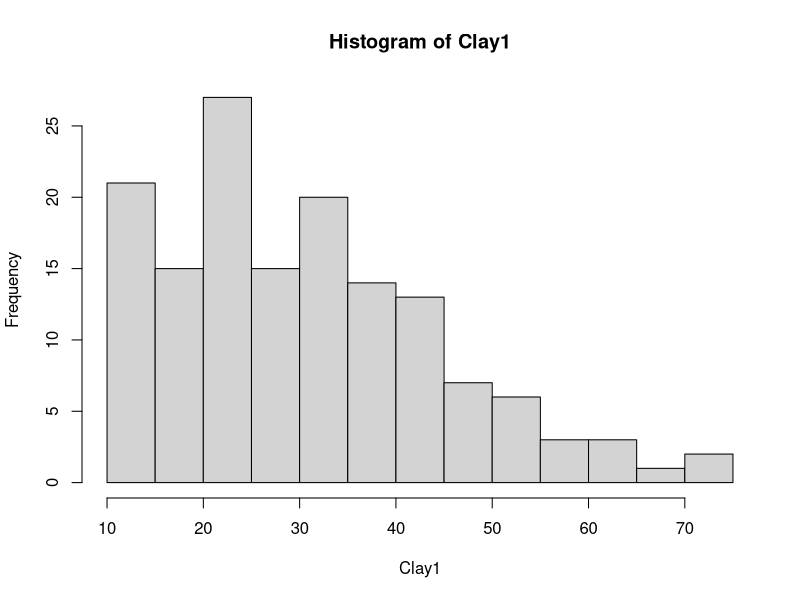
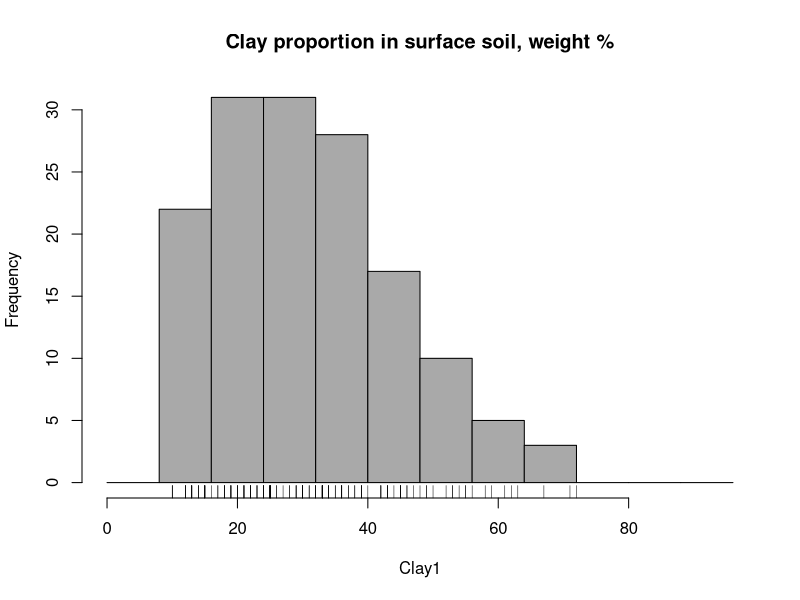
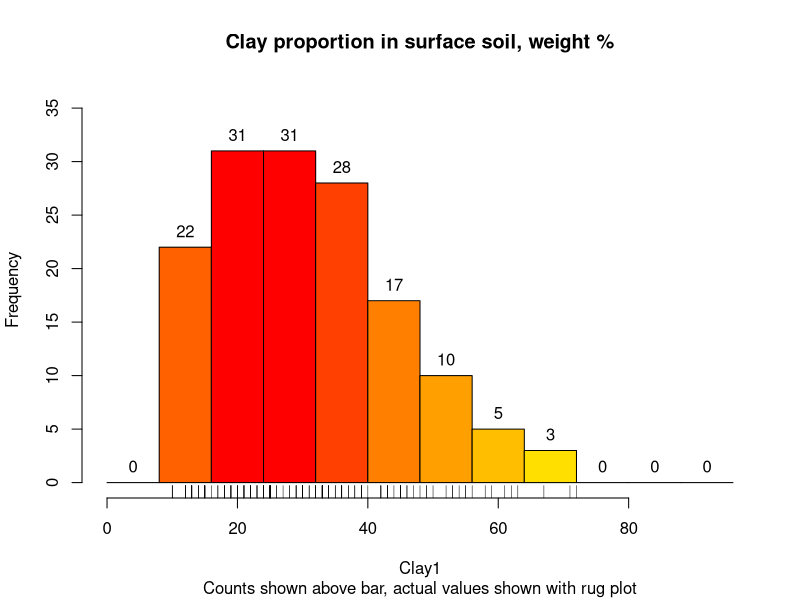
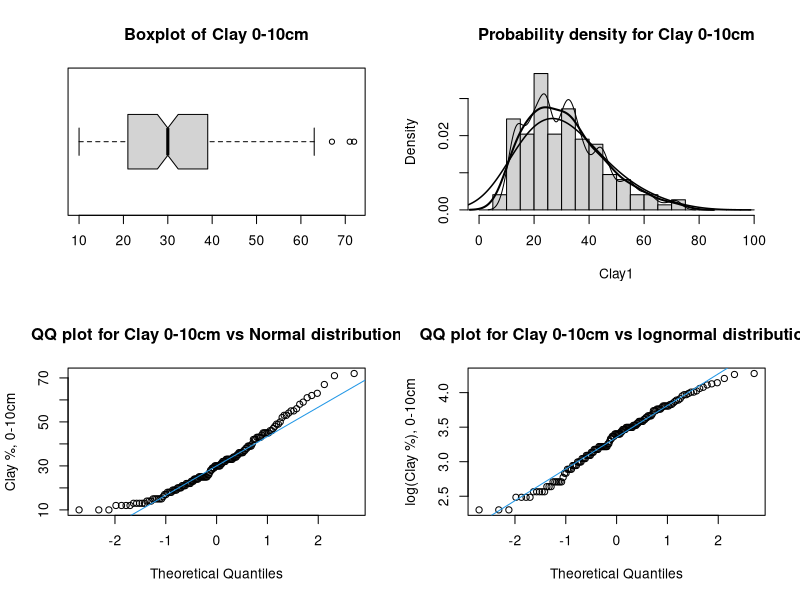
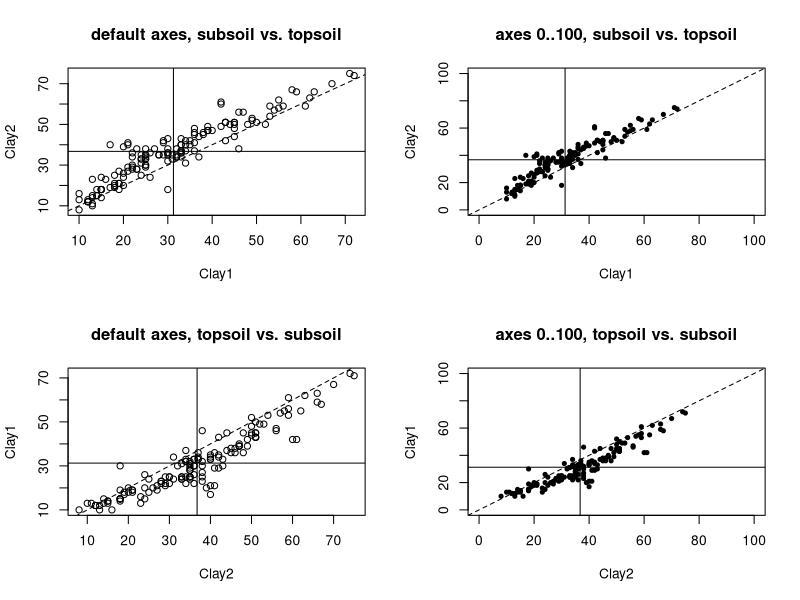
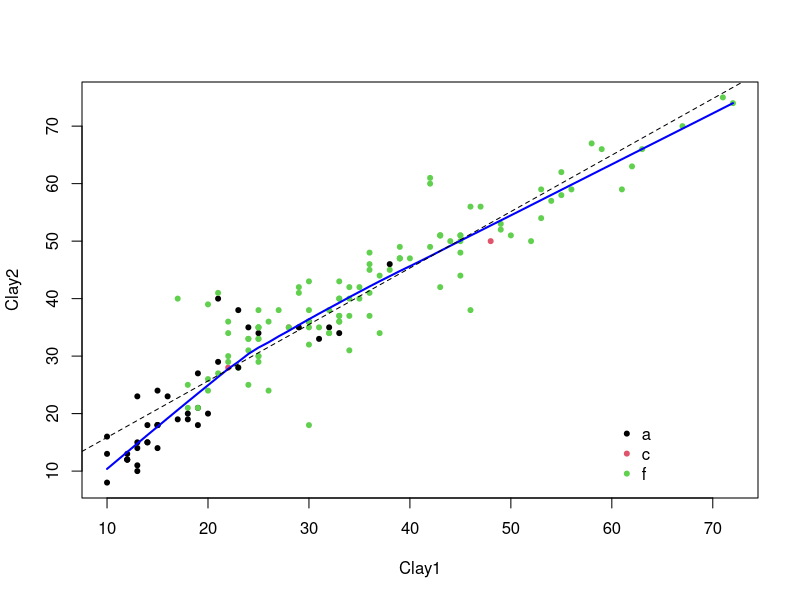
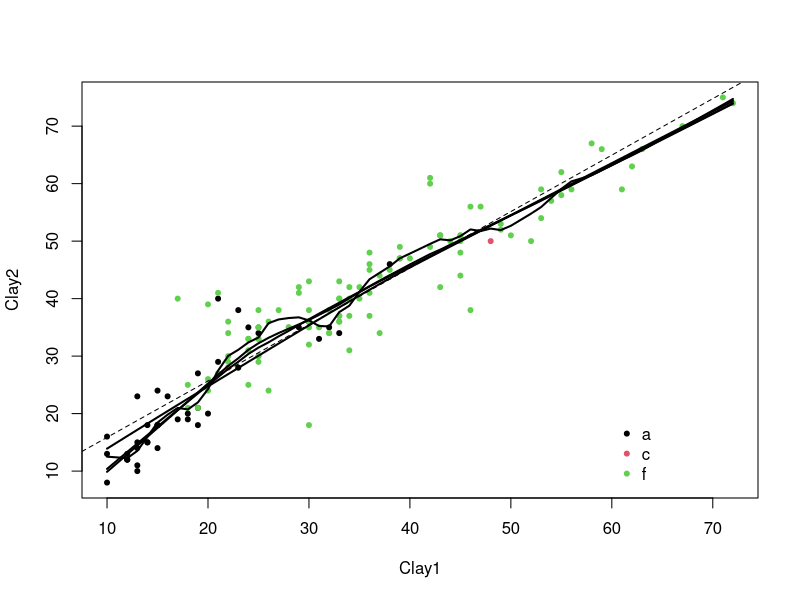
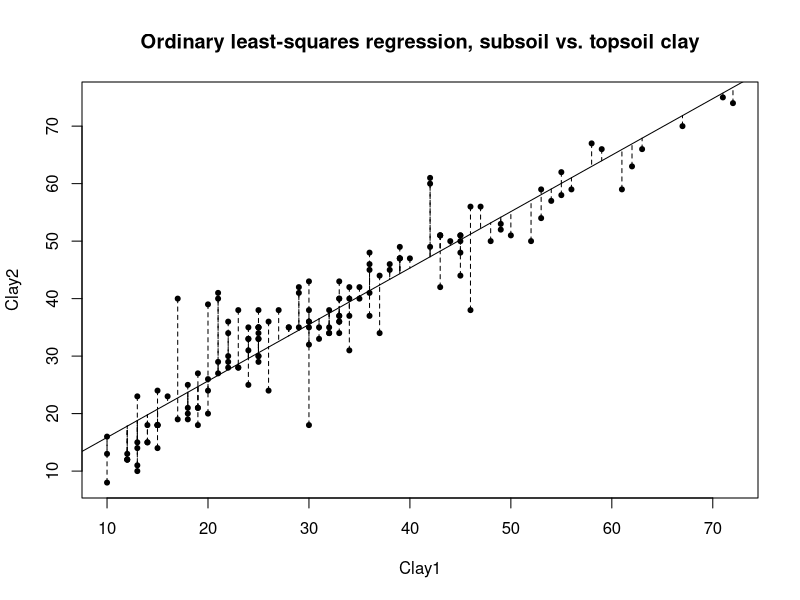

Recreate these plots in R, in order.
## ---- chunk 1
knitr::opts_chunk$set(echo = TRUE)
## ---- chunk 2
obs <- read.csv("obs.csv")
str(obs)
row.names(obs)
## ---- chunk 3
obs$zone <- as.factor(obs$zone)
obs$wrb1 <- factor(obs$wrb1, labels=c("a", "c", "f"))
## ---- chunk 4
plot.id <- 1:dim(obs)[1]
## ---- chunk 5
t.obs <- cbind(plot.id, obs[, 1:6])
str(t.obs)
## ---- chunk 6
t.layers <- cbind(plot.id = rep(plot.id, 3), reshape(obs, direction="long", drop=c("e", "n", "elev", "zone", "wrb1", "LC"), varying=list(c("Clay1","Clay2","Clay5"), c("CEC1", "CEC2", "CEC5"), c("OC1", "OC2", "OC5")), times=c("1", "2", "5")))
names(t.layers)[2:5] <- c("layer", "Clay", "CEC", "OC")
t.layers$layer <- as.factor(t.layers$layer)
str(t.layers)
## ---- chunk 7
rm(plot.id)
save(t.obs, t.layers, file="t.RData")
## ---- chunk 8
attach(obs)
summary(Clay1); summary(Clay2); summary(Clay5)
## ---- chunk 9
stem(Clay1); hist(Clay1)
hist(Clay1, breaks=seq(0, 96, by=8), col="darkgray", border="black", main="Clay proportion in surface soil, weight %")
rug(Clay1)
## ---- chunk 10
h <- hist(Clay1, breaks=seq(0, 96, by=8), plot=F)
str(h)
## ---- chunk 11
plot(h, col = heat.colors(length(h$mids))[length(h$count)-rank(h$count)+1], ylim = c(0, max(h$count)+5), main="Clay proportion in surface soil, weight %", sub="Counts shown above bar, actual values shown with rug plot")
rug(Clay1)
text(h$mids, h$count, h$count, pos=3)
rm(h)
## ---- chunk 12
obs[Clay1 > 65, ]
## ---- chunk 13
(ix <- which(Clay1 > 65)); obs[ix, ]
## ---- chunk 14
par(mfrow=c(2,2))
boxplot(Clay1, notch=T, horizontal=T, main="Boxplot of Clay 0-10cm")
hist(Clay1, freq=F, breaks=seq(0,100,5), main="Probability density for Clay 0-10cm")
lines(density(Clay1),lwd=2)
lines(density(Clay1, adj=.5),lwd=1)
lines(density(Clay1, adj=2),lwd=1.5)
qqnorm(Clay1, main="QQ plot for Clay 0-10cm vs Normal distribution", ylab="Clay %, 0-10cm")
qqline(Clay1, col=4)
qqnorm(log(Clay1), main="QQ plot for Clay 0-10cm vs lognormal distribution", ylab="log(Clay %), 0-10cm")
qqline(log(Clay1), col=4)
par(mfrow=c(1,1))
## ---- chunk 15
t.test(Clay1, mu=30, conf.level=.99)
## ---- chunk 16
par(mfrow=c(2,2)) # 2x2 matrix of plots in one figure >#
plot(Clay1,Clay2); abline(0,1,lty=2);
title("default axes, subsoil vs. topsoil")
abline(h=mean(Clay2)); abline(v=mean(Clay1))
plot(Clay1,Clay2,xlim=c(0,100),ylim=c(0,100),pch=20); abline(0,1,lty=2) > title("axes 0..100, subsoil vs. topsoil")
abline(h=mean(Clay2)); abline(v=mean(Clay1))
plot(Clay2,Clay1); abline(0,1,lty=2)
title("default axes, topsoil vs. subsoil")
abline(h=mean(Clay1)); abline(v=mean(Clay2))
plot(Clay2,Clay1,xlim=c(0,100),ylim=c(0,100),pch=20); abline(0,1,lty=2) > title("axes 0..100, topsoil vs. subsoil")
abline(h=mean(Clay1)); abline(v=mean(Clay2))
par(mfrow=c(1,1)) # reset to 1 plot per figure
## ---- chunk 17
sum((Clay2-mean(Clay2))*(Clay1-mean(Clay1)))/(length(Clay2)-1)
cov(Clay1,Clay2)
sd(Clay1); sd(Clay2)
cov(Clay1,Clay2)/(sd(Clay1)*sd(Clay2))
cor(Clay1,Clay2)
cor.test(Clay1,Clay2)
## ---- chunk 18
plot(Clay2 ~ Clay1, pch=20,col=as.numeric(wrb1))
legend(60, 20, legend=levels(wrb1), pch=20, col=1:nlevels(wrb1), bty="n")
lines(lowess(Clay1, Clay2), lwd=2, col="blue")
abline(lm(Clay2 ~ Clay1), lty=2)
## ---- chunk 19
plot(Clay1,Clay2,pch=20,col=as.numeric(wrb1))
legend(60, 20, legend=levels(wrb1),pch=20, col=1:3,bty="n")
for (f in c(0.1, .5, 2/3, 1)) {
  lines(lowess(Clay1, Clay2, f=f), lwd=2) }
abline(lm(Clay2 ~ Clay1), lty=2)
## ---- chunk 20
lm21<-lm(Clay2 ~ Clay1)
summary(lm21)
## ---- chunk 21
plot(Clay1, Clay2, pch=20)
title("Ordinary least-squares regression, subsoil vs. topsoil clay")
abline(lm21)
segments(Clay1, Clay2, Clay1, fitted(lm21), lty=2)
## ---- chunk 22
lm12<-lm(Clay1 ~ Clay2) ; summary(lm12)
## ---- chunk 23
plot(fitted(lm21),Clay2,pch=20,xlab="Fitted",ylab="Observed", xlim=c(5,85),ylim=c(5,85),main="Observed vs. Fitted Clay %, 0-10cm")
abline(0,1)
segments(fitted(lm21),Clay2,fitted(lm21),fitted(lm21))
## ---- chunk 24
plot(fitted(lm21), resid(lm21), pch=20, xlab="Fitted", ylab="Residual", main="Regression Residuals vs. Fitted Values, subsoil clay %")
sdres <- sd(residuals(lm21))
for (j in -3:3) abline(h=j*sqrt(var(resid(lm21))), col=abs(j)+1)
ix<-which(abs(resid(lm21))>2*sdres)
text(fitted(lm21)[ix], resid(lm21)[ix], ix, pos=4)
cbind(obs[ix,c("Clay1","Clay2")], fit=round(fitted(lm21)[ix],1), resid=round(resid(lm21)[ix],1))
rm(sdres, ix)
## ---- chunk 25
stem(residuals(lm21), scale=2)
## ---- chunk 26
qqnorm(residuals(lm21))
qqline(residuals(lm21))
## ---- chunk 27
shapiro.test(residuals(lm21))
## ---- chunk 28
round(6.0354+0.9821*55,0)
## ---- chunk 29
pred <- predict(lm21,data.frame(Clay1 = 55),se.fit=T); str(pred)
round(pred$fit + qt(c(.025,.975), pred$df) * pred$se.fit, 1)
## ---- chunk 30
pframe <- data.frame(Clay1=seq(min(Clay1), max(Clay1), by=1))
pred.c <- predict(lm21, pframe, interval="confidence", level=.95)
str(pred.c)
pred.p <- predict(lm21, pframe, interval="prediction", level=.95)
str(pred.p)
## ---- chunk 31
plot(pframe$Clay1,type="n",pred.c[,"fit"],xlab="Clay 0-10cm", ylab="Clay 20-30cm",xlim=c(0,80),ylim=c(0,80))
lines(pframe$Clay1,pred.c[,"fit"],lwd=2)
lines(pframe$Clay1,pred.c[,"lwr"],col=2,lwd=1.5)
lines(pframe$Clay1,pred.c[,"upr"],col=2,lwd=1.5)
lines(pframe$Clay1,pred.p[,"lwr"],col=4,lwd=1.5)
lines(pframe$Clay1,pred.p[,"upr"],col=4,lwd=1.5)
points(Clay1,Clay2)
## ---- chunk 32
head(CEC1, n=10)
head(rank(CEC1), n=10)
head(Clay1, n=10)
head(rank(Clay1), n=10)
## ---- chunk 33
cor(rank(CEC1),rank(Clay1))
cor(CEC1,Clay1, method="spearman")
## ---- chunk 34
sort(Clay5)
order(Clay5)
Clay5[order(Clay5)]
zone[order(Clay5)]
## ---- chunk 35
by(Clay5,zone,range)
by(Clay5,zone,function(x) max(x)-min(x))
## ---- chunk 36
boxplot(Clay5~zone, notch=T, horizontal=T, xlab="Clay %, 30-50cm", ylab="zone")
## ---- chunk 37
by(Clay5, zone, summary)
## ---- chunk 38
lmz<-lm(Clay5~zone); summary(lmz)
## ---- chunk 39
summary(aov(lmz))
coefficients(aov(lmz))
## ---- chunk 40
pairs( ~ Clay1 + OC1 + CEC1, data=obs)
## ---- chunk 41
names(obs)
cov(obs[c(10,7,13)])
cor(obs[c(10,7,13)])
## ---- chunk 42
cor(residuals(lm(CEC1 ~ Clay1)), residuals(lm(OC1 ~ Clay1)))
cor(residuals(lm(CEC1 ~ OC1)), residuals(lm(Clay1 ~ OC1)))
cor(CEC1, OC1)
cor(CEC1, Clay1)
## ---- chunk 43
par(mfrow=c(1,2))
par(adj=0.5)
plot(CEC1 ~ Clay1, pch=20, cex=1.5, xlim=c(0,100), xlab="Clay %", ylab="CEC, cmol+ (kg soil)-1")
abline(h=mean(CEC1), lty=2); abline(v=mean(Clay1), lty=2)
title("Simple Correlation, Clay vs. CEC 0-10 cm")
text(80, 4, cex=1.5, paste("r =",round(cor(Clay1, CEC1), 3)))
mr.1 <- residuals(lm(CEC1 ~ OC1)); mr.2 <-residuals(lm(Clay1 ~ OC1))
plot(mr.1 ~ mr.2, pch=20, cex=1.5, xlim=c(-50, 50), xlab="Residuals, Clay vs. OC, %", ylab="Residuals, CEC vs. OC, cmol+ (kg soil)-1")
abline(h=mean(mr.1), lty=2); abline(v=mean(mr.2), lty=2)
title("Partial Correlation, Clay vs. CEC, correcting for OC 0-10 cm")
text(25, -6, cex=1.5, paste("r =",round(cor(mr.1, mr.2), 3)))
par(adj=0)
rm(mr.1, mr.2)
par(mfrow=c(1,1))
## ---- chunk 44
p.cor <- function(x){
  inv <- solve(var(x))
  sdi <- diag(1/sqrt(diag(inv)))
  p.cor.mat <- -(sdi %*% inv %*% sdi)
  diag(p.cor.mat) <- 1
  rownames(p.cor.mat) <- colnames(p.cor.mat) <- colnames(x)
  return(p.cor.mat) }
p.cor(obs[c(10,7,13)])
## ---- chunk 45
lmcec.null<-lm(CEC1 ~ 1); summary(lmcec.null)
lmcec.oc<-lm(CEC1 ~ OC1); summary(lmcec.oc)
lmcec.clay<-lm(CEC1 ~ Clay1); summary(lmcec.clay)
lmcec.oc.cl<-lm(CEC1 ~ OC1 + Clay1); summary(lmcec.oc.cl)
## ---- chunk 46
summary(lmcec.null)$adj.r.squared
summary(lmcec.oc)$adj.r.squared
summary(lmcec.clay)$adj.r.squared
summary(lmcec.oc.cl)$adj.r.squared
## ---- chunk 47
AIC(lmcec.null); AIC(lmcec.oc); AIC(lmcec.clay); AIC(lmcec.oc.cl)
## ---- chunk 48
(a <- anova(lmcec.oc.cl, lmcec.clay))
diff(a$RSS)/a$RSS[2]
## ---- chunk 49
(a <- anova(lmcec.oc.cl, lmcec.oc))
diff(a$RSS)/a$RSS[2]
## ---- chunk 50
par(mfrow=c(1,2))
tmp <- qqnorm(residuals(lmcec.oc.cl), pch=20, main="Normal Q-Q plot, residuals from lm(CEC1 ~ OC1 + Clay1)") 
qqline(residuals(lmcec.oc.cl))
diff <- (tmp$x - tmp$y)
### label the residuals that deviate too far from the line
text(tmp$x, tmp$y, ifelse((abs(diff) > 3), names(diff), ""), pos=2) > rm(tmp,diff)
### observed vs. fitted
plot(CEC1 ~ fitted(lmcec.oc.cl), pch=20, xlim=c(0,30), ylim=c(0,30), xlab="Fitted",ylab="Observed", main="Observed vs. Fitted CEC, 0-10cm")
abline(0,1); grid(col="black")
par(mfrow=c(1,1))
## ---- chunk 51
lm5z <- lm(Clay5 ~ zone);  summary(lm5z)
lm51 <- lm(Clay5 ~ Clay1); summary(lm51)
lm5z1 <- lm(Clay5 ~ zone + Clay1);  summary(lm5z1)
## ---- chunk 52
stem(residuals(lm5z1))
## ---- chunk 53
res.lo <- which(residuals(lm5z1) < -12)
res.hi <- which(residuals(lm5z1) > 9)
obs[res.lo, ]
predict(lm5z1)[res.lo]
obs[res.hi, ]
predict(lm5z1)[res.hi]
## ---- chunk 54
require(car)
vif(lm(Clay5 ~ Clay1 + CEC1 + OC1 + Clay2 + CEC2 + OC2, data=obs))
## ---- chunk 55
vif(lm(Clay5 ~ Clay1 + CEC1 + OC1 + CEC2 + OC2, data=obs))
vif(lm(Clay5 ~ Clay2 + CEC1 + OC1 + CEC2 + OC2, data=obs))
## ---- chunk 56
AIC(lm(Clay5 ~ Clay1 + CEC1 + OC1 + CEC2 + OC2, data=obs))
AIC(step(lm(Clay5 ~ Clay1 + CEC1 + OC1 + CEC2 + OC2, data=obs), trace=0))
## ---- chunk 57
AIC(lm(Clay5 ~ Clay2 + CEC1 + OC1 + CEC2 + OC2, data=obs))
AIC(step(lm(Clay5 ~ Clay2 + CEC1 + OC1 + CEC2 + OC2, data=obs) , trace=0))
## ---- chunk 58
(lms.2 <- step(lm(Clay5 ~ Clay2 + CEC1 + OC1 + CEC2 + OC2, data=obs)))
## ---- chunk 59
lms <- step(lm(Clay2 ~ Clay1 + CEC1 + OC1))
vif(lms)
## ---- chunk 60
AIC(lms)
AIC(update(lms, . ~ . - Clay1))
AIC(update(lms, . ~ . - Clay2))
## ---- chunk 61
# scatterplot, coloured by zone
plot(Clay5 ~ Clay1, col=as.numeric(zone), pch=20)
# zone 1
abline(coefficients(lm5z1)["(Intercept)"] , coefficients(lm5z1)["Clay1"])
# zone 2
for (iz in 2:4) {
  abline(coefficients(lm5z1)["(Intercept)"]
  +  coefficients(lm5z1)[iz]
  , coefficients(lm5z1)["Clay1"], col=iz) }
# univariate line
abline(lm51, lty=2, lwd=1.5)
# legend
text(70, 30, pos=2, paste("Slopes: parallel:", round(coefficients(lm5z1)["Clay1"],3), "; univariate:", round(coefficients(lm51)["Clay1"],3)));
text(70, 26, pos=2, paste("   AIC: parallel:", floor(AIC(lm5z1)), "; univariate:", floor(AIC(lm51))));
text(70, 22, pos=2, paste("Pr(>F) parallel is not better:", round(anova(lm5z1,lm51)$"Pr(>F)"[2],)))
for (iz in 1:4) { text(65, 50-(3*iz), paste("zone",iz), col=iz) }
## ---- chunk 62
pc <- prcomp(obs[,c("CEC1","Clay1","OC1")])
class(pc)
str(pc)
summary(pc)
## ---- chunk 63
pc.s <- prcomp(obs[c(10,7,13)], scale=T)
summary(pc.s)
## ---- chunk 64
pc.s$rotation
